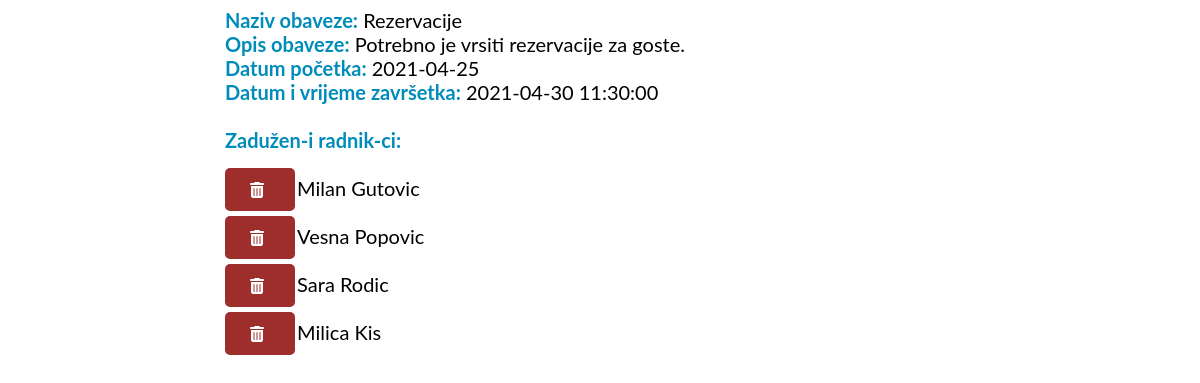
The app's page /indexAdmin.php?name=viewObligation&obligationId=3 with its own data.
### tables this page shows
CREATE TABLE `obligation` (
  `id` int(11) NOT NULL,
  `name` varchar(45) NOT NULL,
  `description` varchar(100) NOT NULL,
  `start_date` date NOT NULL,
  `end_date_time` datetime NOT NULL
);

CREATE TABLE `user_has_obligation` (
  `user_id` int(11) NOT NULL,
  `obligation_id` int(11) NOT NULL
);

CREATE TABLE `user` (
  `id` int(11) NOT NULL,
  `firstname` varchar(20) NOT NULL,
  `lastname` varchar(20) NOT NULL,
  `email` varchar(45) NOT NULL,
  `password` varchar(64) NOT NULL,
  `name_workplace` varchar(45) DEFAULT NULL,
  `date_employment` date DEFAULT NULL,
  `user_type_id` int(11) NOT NULL
);

### viewObligation.php (the view, shortened to what this page needs)
<link rel="stylesheet" href="styles/table.css">
<?php
require "connection/connection.php";
$id_obligation = $_GET['obligationId'];
$queryObligation = <<<SQL
    SELECT *
    FROM `obligation`
    WHERE id='$id_obligation'
SQL;
$resultObligation = mysqli_query($connection, $queryObligation);
$rowObligation=mysqli_fetch_assoc($resultObligation);
?>
<label><b style="color:  #008CBA">Naziv obaveze:</b></label> <?= $rowObligation['name'] ?><br>
<label><b style="color:  #008CBA">Opis obaveze:</b></label> <?= $rowObligation['description']?> <br>
<label><b style="color:  #008CBA">Datum početka:</b></label> <?= $rowObligation['start_date'] ?><br>
<label><b style="color:  #008CBA">Datum i vrijeme završetka:</b></label> <?= $rowObligation['end_date_time'] ?><br><br>
<label><b style="color:  #008CBA">Zadužen-i radnik-ci:</b></label><br><br>
<?php
$queryUserHasObligation = <<<SQL
    SELECT *
    FROM `user_has_obligation`
    WHERE obligation_id = '$id_obligation'
SQL;
$resultUserHasObligation = mysqli_query($connection, $queryUserHasObligation);
while($rowUserHasObligation = mysqli_fetch_assoc($resultUserHasObligation)){
    $userId = $rowUserHasObligation['user_id'];
    $queryUser = <<<SQL
        SELECT *
        FROM `user`
        WHERE id='$userId'
SQL;
    $resultUser = mysqli_query($connection,$queryUser);
    $rowUser = mysqli_fetch_assoc($resultUser);
    ?>
    <a href="<?='deleteRow.php?id='.$userId.'&id_obligation='.$id_obligation.'&name=user_has_obligation'?>" class="btn" style="background: #9e2e2b; margin-right: 2px" >
        <i class="fa fa-trash" style="margin-left: 9px"></i>
    </a>
    <?php
    echo $rowUser['firstname']." ".$rowUser['lastname'];
    ?>
<br><br>
<?php
}
?>

### styles/indexAdmin.css (style rules this page uses)
body { font-family: "Lato", sans-serif; }
a { text-decoration: none;!important; }
i { width: 25px; }

### styles/table.css (style rules this page uses)
.btn { background-color: #2789a7; border: none; color: white; padding: 12px 16px; font-size: 16px; cursor: pointer; border-radius: 5px; }

### records on screen
obligation: name "Rezervacije", description "Potrebno je vrsiti rezervacije za goste.", start_date "2021-04-25", end_date_time "2021-04-30 11:30:00"
user_has_obligation: user.firstname "Milan", user.lastname "Gutovic"
user_has_obligation: user.firstname "Vesna", user.lastname "Popovic"
user_has_obligation: user.firstname "Sara", user.lastname "Rodic"
user_has_obligation: user.firstname "Milica", user.lastname "Kis"
